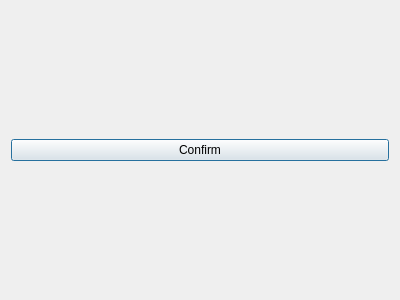
<?xml version="1.0" encoding="UTF-8"?>
<ui version="4.0">
 <class>CourseWindow</class>
 <widget class="QDialog" name="CourseWindow">
  <property name="geometry">
   <rect>
    <x>0</x>
    <y>0</y>
    <width>400</width>
    <height>300</height>
   </rect>
  </property>
  <property name="windowTitle">
   <string>Dialog</string>
  </property>
  <layout class="QVBoxLayout" name="verticalLayout">
   <item>
    <widget class="QPushButton" name="confirmBtn">
     <property name="text">
      <string>Confirm</string>
     </property>
    </widget>
   </item>
  </layout>
 </widget>
 <resources/>
 <connections/>
</ui>
